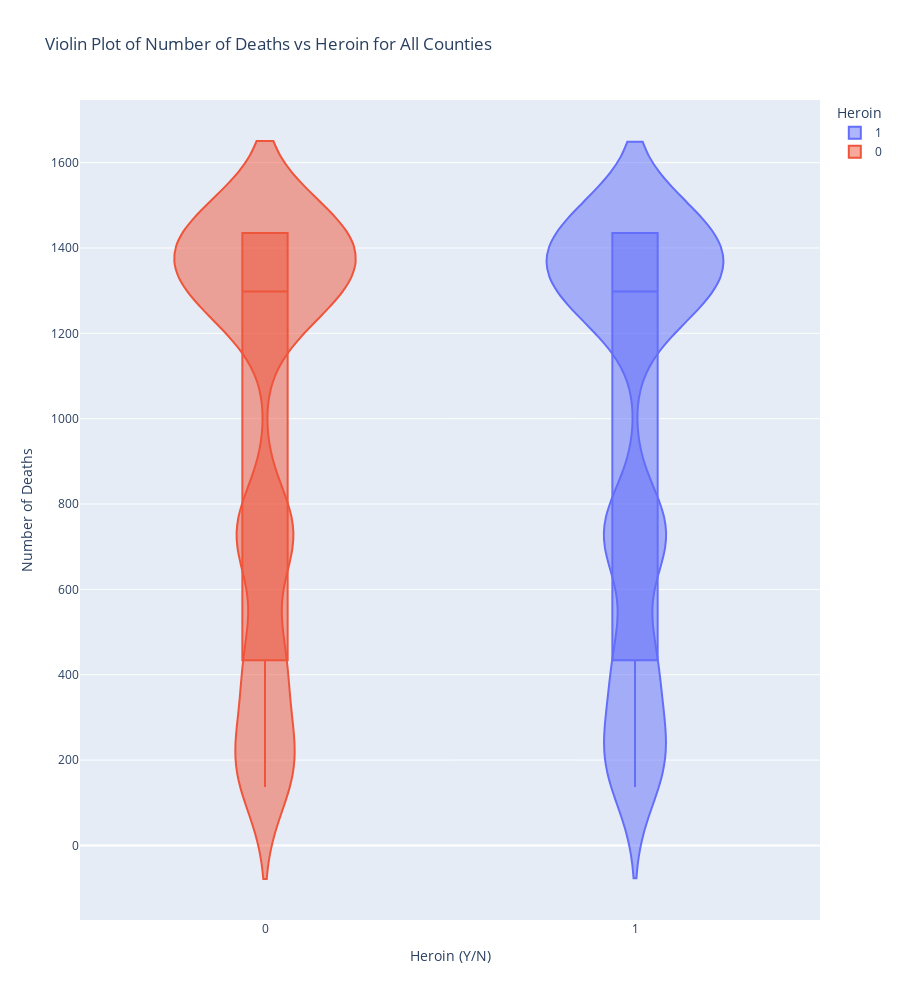

The notebook cell saved with this chart:
### Code cell
fig = px.violin(df, 
                y="num_of_deaths_in_county",  # Replace with the actual column for deaths
                x="Heroin",  # Replace with the actual column for Heroin
                box=True,  # Show box plot inside the violin plot
                points=False,  # Display individual points
                color="Heroin",  # Optional: color by Heroin
                title="Violin Plot of Number of Deaths vs Heroin for All Counties")

fig.update_layout(
    yaxis_title="Number of Deaths",
    xaxis_title="Heroin (Y/N)",
    height=1000  # Adjust the height to elongate the plot
)


fig.show()

### Figure 1 — Plotly figure (JSON) as saved in the notebook; plotly's stock layout.template omitted (floating-point values rounded to 4 significant figures; data arrays with more than 128 entries replaced by an {"elided": "..."} marker saying what was removed)
{"data": [{"alignmentgroup": "True", "box": {"visible": true}, "hovertemplate": "Heroin=%{x}<br>num_of_deaths_in_county=%{y}<extra></extra>", "legendgroup": "1", "marker": {"color": "#636efa"}, "name": "1", "offsetgroup": "1", "orientation": "v", "points": false, "scalegroup": "True", "showlegend": true, "type": "violin", "x": {"elided": "2332 int values"}, "x0": " ", "xaxis": "x", "y": {"elided": "2332 int values"}, "y0": " ", "yaxis": "y"}, {"alignmentgroup": "True", "box": {"visible": true}, "hovertemplate": "Heroin=%{x}<br>num_of_deaths_in_county=%{y}<extra></extra>", "legendgroup": "0", "marker": {"color": "#EF553B"}, "name": "0", "offsetgroup": "0", "orientation": "v", "points": false, "scalegroup": "True", "showlegend": true, "type": "violin", "x": {"elided": "2338 int values"}, "x0": " ", "xaxis": "x", "y": {"elided": "2338 int values"}, "y0": " ", "yaxis": "y"}], "layout": {"height": 1000, "legend": {"title": {"text": "Heroin"}, "tracegroupgap": 0}, "title": {"text": "Violin Plot of Number of Deaths vs Heroin for All Counties"}, "violinmode": "overlay", "xaxis": {"anchor": "y", "categoryarray": [1, 0], "categoryorder": "array", "domain": [0, 1], "title": {"text": "Heroin (Y/N)"}}, "yaxis": {"anchor": "x", "domain": [0, 1], "title": {"text": "Number of Deaths"}}}}
